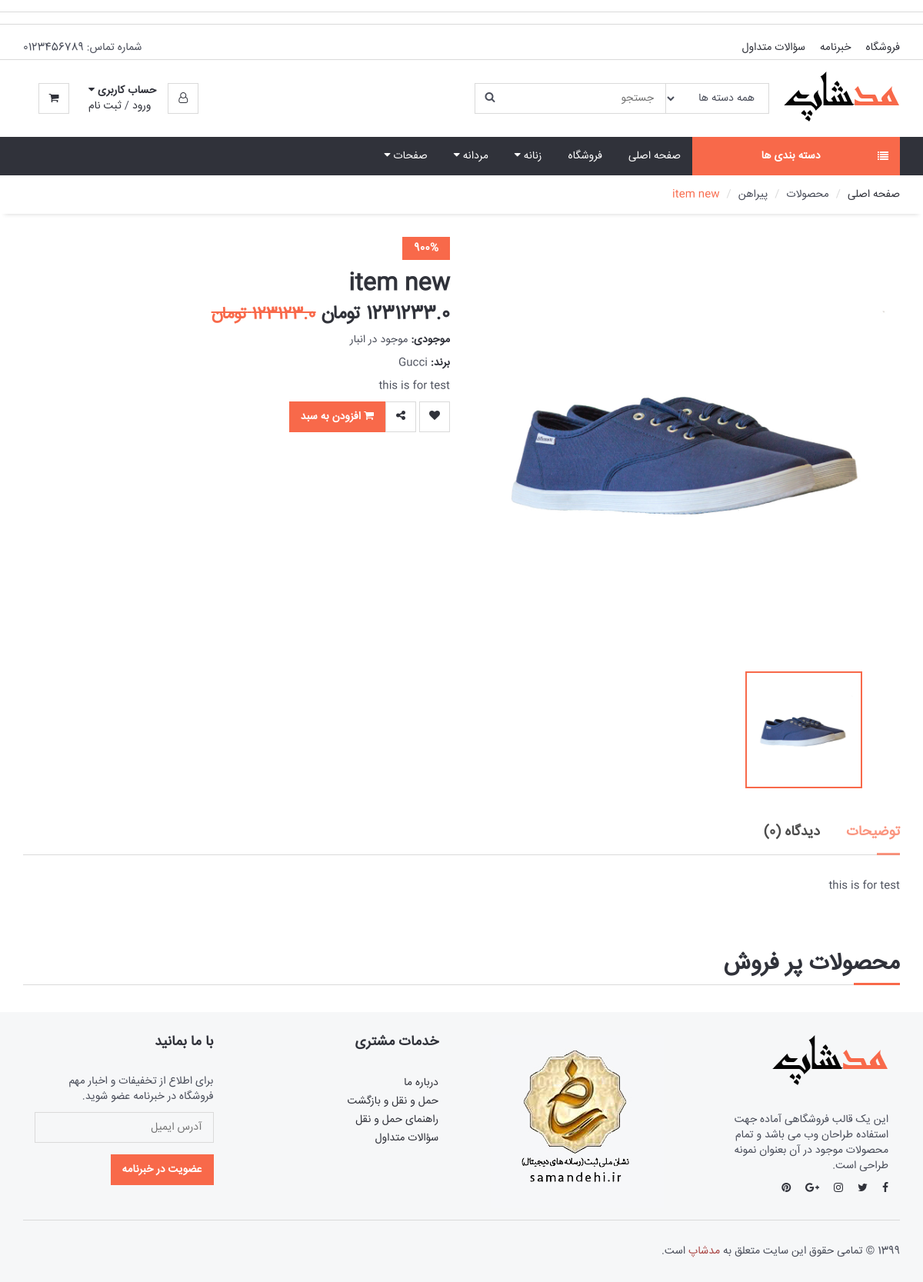
The app's page /detail/7 with its own data.
### shop/models.py (models this page shows, shortened)
class Item(models.Model):
    title = models.CharField(max_length=300)
    slug = models.SlugField()
    description = models.TextField()
    small_description = models.TextField()
    category = models.ForeignKey(SubCategory, on_delete=models.CASCADE)
    price = models.FloatField()
    discount_price = models.FloatField(blank=True, null=True)
    created = models.DateTimeField(auto_now_add=True)
    image = models.ImageField(verbose_name="main image")
    files = models.ManyToManyField('FeedFile')
    detail = models.ManyToManyField('ItemDetails', null=True, blank=True)
    quantity = models.IntegerField()
    visit = models.IntegerField(default=0)
    brand = models.ForeignKey(
        Brand, null=True, blank=True, on_delete=models.SET_NULL)
    def get_discount_percent(self):
        percent = ((self.discount_price * 100) / self.price) - 100
        return f'{int(percent)}%'

class SubCategory(models.Model):
    category = models.ForeignKey(
        Category, on_delete=models.CASCADE, related_name='subcategory')
    title = models.CharField(max_length=200)
    slug = models.SlugField()

class FeedFile(models.Model):
    file = models.FileField()

class Brand(models.Model):
    title = models.CharField(max_length=250)
    slug = models.CharField(max_length=250)
    def __str__(self):
        return self.title

### shop/views.py (the view, shortened to what this page needs)
# urls.py: path('detail/<pk>', DetailView.as_view(), name='detail'),
class DetailView(View):
    def get(self, request, pk):
        product = get_object_or_404(Item, id=pk)
        product.visit += 1
        product.save()
        products = Item.objects.filter(
            category=product.category).exclude(id=product.id)
        comments = Comments.objects.filter(item=product)
        context = {
            'product': product,
            'products': products,
            'comments': comments,
        }
        return render(request, 'detail.html', context)

### shop/templatetags/shoptags.py (called while the page is built)
@register.filter('shop_split')
def shop_split(value, args):
    args_int = int(args)
    return value[:args_int]

@register.inclusion_tag('inc/cart.html', takes_context=True)
def cart(context):
    request = context['request']
    try:
        orders = Order.objects.get(user=request.user, ordered=False)
    except:
        orders = None
    return {'orders': orders, 'request': request}

@register.inclusion_tag('inc/login_nav.html', takes_context=True)
def login(context):
    request = context['request']
    return {'request': request}

@register.inclusion_tag('inc/search.html')
def search():
    categories = Category.objects.all()
    return {'categories': categories}

### templates/detail.html (shortened to what this page needs)
{% extends 'base.html' %} {% block content %}
<div id="navigation">
  <div class="container">
    <div id="responsive-nav">
      <div class="category-nav show-on-click">
        <span class="category-header"
          >دسته بندی ها <i class="fa fa-list"></i
        ></span>
      </div>
      <div class="menu-nav">
        <ul class="menu-list">
          <li><a href="#">صفحه اصلی</a></li>
          <li><a href="#">فروشگاه</a></li>
          <li class="dropdown mega-dropdown">
            <a
              class="dropdown-toggle"
              data-toggle="dropdown"
              aria-expanded="true"
              >زنانه <i class="fa fa-caret-down"></i
            ></a>
          </li>
          <li class="dropdown mega-dropdown full-width">
            <a
              class="dropdown-toggle"
              data-toggle="dropdown"
              aria-expanded="true"
              >مردانه <i class="fa fa-caret-down"></i
            ></a>
          </li>
          <li class="dropdown default-dropdown">
            <a
              class="dropdown-toggle"
              data-toggle="dropdown"
              aria-expanded="true"
              >صفحات <i class="fa fa-caret-down"></i
            ></a>
          </li>
        </ul>
      </div>
    </div>
  </div>
</div>
<div id="breadcrumb">
  <div class="container">
    <ul class="breadcrumb">
      <li><a href="/">صفحه اصلی</a></li>
      <li>محصولات</li>
      <li>{{product.category.title}}</li>
      <li class="active">{{product.title}}</li>
    </ul>
  </div>
</div>
<div class="section">
  <div class="container">
    <div class="row">
      <div class="product product-details clearfix">
        <div class="col-md-6">
          <div id="product-main-view">
            {% for image in product.files.all %}
            <div class="product-view">
              <img src="/media/{{image.file}}" alt="" />
            </div>
            {% endfor %}
          </div>
          <div id="product-view">
            {% for image in product.files.all %}
            <div class="product-view">
              <img src="/media/{{image.file}}" alt="" />
            </div>
            {% endfor %}
          </div>
        </div>
        <div class="col-md-6">
          <div class="product-body">
            <div class="product-label">
              {% if product.discount_price%}<span
                class="sale"
                style="direction: ltr"
                >{{product.get_discount_percent}}</span
              >{% endif %}
            </div>
            <h2 class="product-name">{{product.title}}</h2>
            {% if product.discount_price %}
            <h3 class="product-price">
              {{product.discount_price}} تومان
              <del class="product-old-price">{{product.price}} تومان</del>
            </h3>
            {% else %}
            <h3 class="product-price">{{product.price}} تومان</h3>
            {% endif %}
            <p>
              <strong>موجودی:</strong>
              {% if product.quantity > 0 %} موجود در انبار {% else %}
              <span class="text-danger">ناموجود</span>
              {%endif%}
            </p>
            <p>
              <strong>برند:</strong>
              {{product.brand}}
            </p>
            <p>{{product.description}}</p>
            <div class="product-btns">
              <button onclick="additem();" class="primary-btn" type="submit">
                <i class="fa fa-shopping-cart"></i> افزودن به سبد
              </button>
              <div class="pull-right">
                <button class="main-btn icon-btn">
                  <i class="fa fa-heart"></i>
                </button>
                <button class="main-btn icon-btn">
                  <i class="fa fa-share-alt"></i>
                </button>
              </div>
            </div>
          </div>
        </div>
        <div class="col-md-12">
          <div class="product-tab">
            <ul class="tab-nav">
              <li class="active">
                <a data-toggle="tab" href="#tab1">توضیحات</a>
              </li>
              <li>
                <a data-toggle="tab" href="#tab2"
                  >دیدگاه ({{comments.count}})</a
                >
              </li>
            </ul>
            <div class="tab-content">
              <div id="tab1" class="tab-pane fade in active">
                <p>{{product.description}}</p>
              </div>
            </div>
          </div>
        </div>
      </div>
    </div>
  </div>
</div>
<div class="section">
  <div class="container">
    {% with products as products %} {% include "inc/bestsell.html" %}
    {%endwith%}
  </div>
</div>
{% endblock content %}

### static_files/css/style.css (style rules this page uses)
* { padding: 0; margin: 0; font-family: 'IRANSansWebFaNum'; }
body { font-family: 'IRANSansWebFaNum', 'IRANSansWeb', 'Hind', sans-serif; color: #4A4E5A; overflow-x: hidden; }
h1, h2, h3, h4, h5, h6 { color: #30323A; margin: 0 0 10px; font-weight: 700; font-family: 'IRANSansWeb', 'IRANSansWebFaNum'; }
p, p strong { font-family: 'IRANSansWeb'; }
strong { color: #30323A; }
ul, ol { margin: 0; padding: 0; list-style: none }
.main-btn, .primary-btn { display: inline-block; padding: 10px 15px; text-transform: uppercase; font-weight: 700; border: none; -webkit-transition: 0.3s all; transition: 0.3s all; font-family: 'IRANSansWeb'; }
.icon-btn.main-btn, .icon-btn.primary-btn { width: 40px; height: 40px; line-height: 40px; text-align: center; padding: 0px; border: none; }
.main-btn { color: #30323A; background-color: #FFF; -webkit-box-shadow: 0px 0px 0px 1px #DADADA inset, 0px 0px 0px 6px transparent; box-shadow: 0px 0px 0px 1px #DADADA inset, 0px 0px 0px 6px transparent; }
.primary-btn { color: #FFF; background-color: #F8694A; }
.section { padding-top: 30px; padding-bottom: 30px; }
#breadcrumb { -webkit-box-shadow: 0px 6px 6px -6px rgba(0, 0, 0, 0.175); box-shadow: 0px 6px 6px -6px rgba(0, 0, 0, 0.175); }
.breadcrumb { background-color: transparent; border: none; border-radius: 0px; padding: 15px 0px; margin: 0; direction: rtl; text-align: right; }
.breadcrumb>.active { color: #F8694A; }
.breadcrumb>li+li:before { color: #DADADA; }
#navigation { background-color: #30323A; }
#navigation .container { position: relative; }
.category-nav { float: right; width: 270px; }
.category-nav .category-header { padding: 15px; display: block; text-transform: uppercase; background: #F8694A; color: #FFF; font-weight: 700; direction: rtl; text-align: center; }
.category-nav .category-header>i { float: right; line-height: 20px; }
@media only screen and (min-width: 992px) { .menu-nav .menu-list { float: right; text-align: right; direction: rtl; } }
.menu-nav .menu-list>li { display: inline-block; }
.menu-nav .menu-list>li>a { display: block; padding: 15px; color: #FFF; text-transform: uppercase; }
.dropdown.mega-dropdown.full-width { position: static !important; }
.product .product-body { direction: rtl; }
.product .product-old-price { color: #F8694A; font-size: 90%; font-family: 'IRANSansWebFaNum'; }
.product .product-label>span { position: relative; display: inline-block; padding: 5px 15px; font-weight: 700; color: #FFF; background-color: #30323A; font-family: 'IRANSansWeb'; z-index: 22; }
.product .product-label>span.sale { background-color: #F8694A; font-family: 'IRANSansWebFaNum'; font-size: 14px; direction: rtl; }
.product-price { font-family: 'IRANSansWebFaNum', 'IRANSansWeb'; }
#product-view { margin-top: 10px; margin-bottom: 15px; }
#product-view .product-view.slick-slide { opacity: 0.2; }
#product-view .product-view.slick-slide.slick-current { opacity: 1; -webkit-box-shadow: 0px 0px 0px 2px #F8694A inset; box-shadow: 0px 0px 0px 2px #F8694A inset; }
#product-view .product-view { padding: 7.5px; }
.product-view>img { width: 100%; }
.product.product-details .product-name { margin-top: 15px; }
.product-tab { margin-top: 30px; direction: rtl; }
.product-tab .tab-nav { border-bottom: 1px solid #DADADA; margin-bottom: 30px; }
.product-tab .tab-nav li { display: inline-block; }
.product-tab .tab-nav li+li { margin-right: 0px; }
.product-tab .tab-nav li a { display: block; padding-left: 30px; text-transform: uppercase; font-weight: 700; padding-bottom: 15px; font-size: 18px; font-family: 'IRANSansWebFaNum', 'IRANSansWeb'; color: #000; opacity: 0.7; }
.product-tab .tab-nav li.active { position: relative; }
.product-tab .tab-nav li.active a { color: #F8694A; }
.product-tab .tab-nav li.active a:after { content: ""; position: absolute; right: 0; bottom: -1.5px; height: 3px; width: 30px; background-color: #F8694A; }

### static_files/css/cart.css (style rules this page uses)
* { box-sizing: border-box; -webkit-font-smoothing: antialiased; font-smoothing: antialiased; }

### records on screen
Item: category "پیراهن", title "item new", get_discount_percent "900%", price "123123.0", brand "Gucci", description "this is for test"
FeedFile: file (picture)

### other values on screen
{{ comments.count }} "0"
